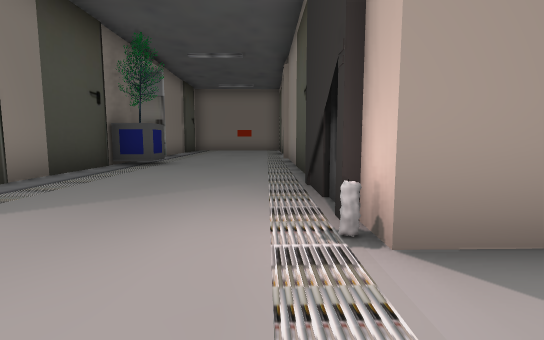
View 1 (above)

16 first-person views from a walk through a 3-D level made in the Unity game engine. The camera is 1.2 m above the floor, tilts 6° down and sees 85° across. Doors are open. The floor is counted in squares, 2 m on a side. Each view is taken from the middle of a square. On the plan, view 1 faces up. The plan holds only what a view shows up to about 9 squares ahead; the rest is blank. The place goes on beyond the plan. Some surface patterns are stand-ins.

View 2
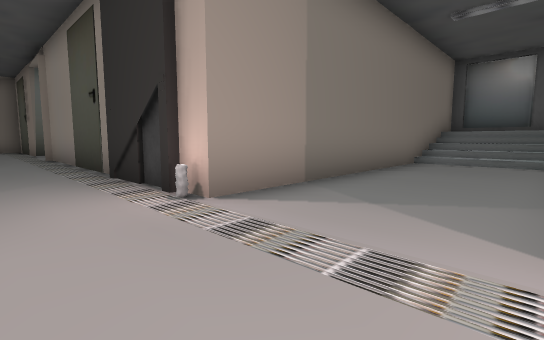

View 3
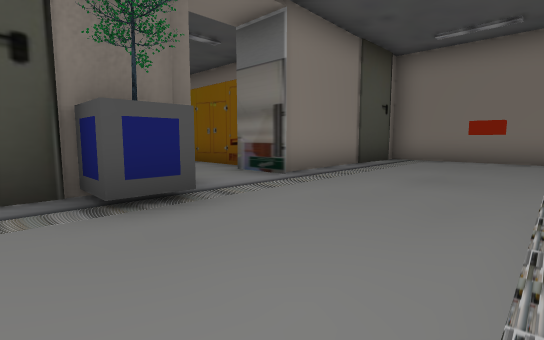

View 4
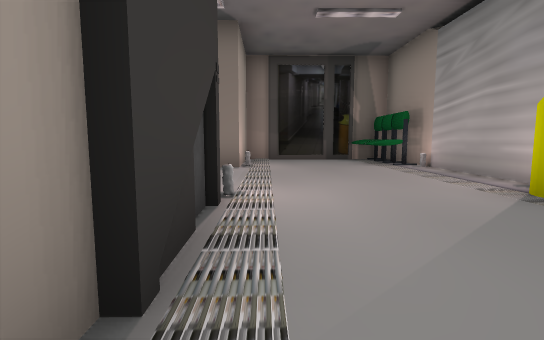

View 5
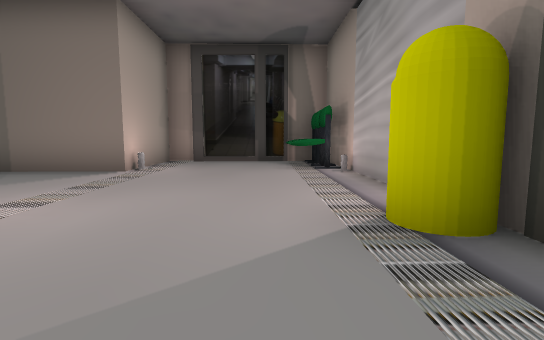

View 6
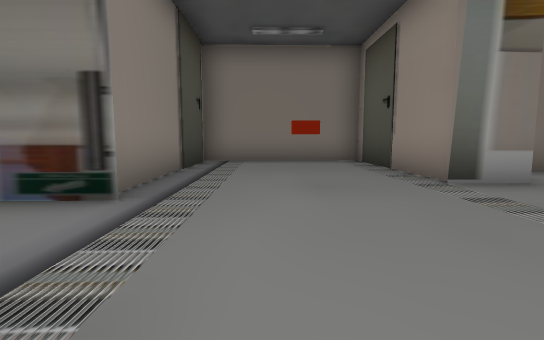

View 7
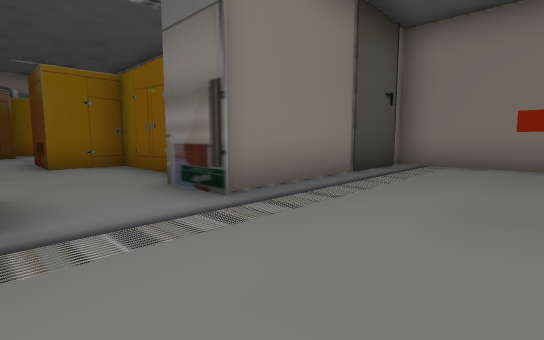

View 8
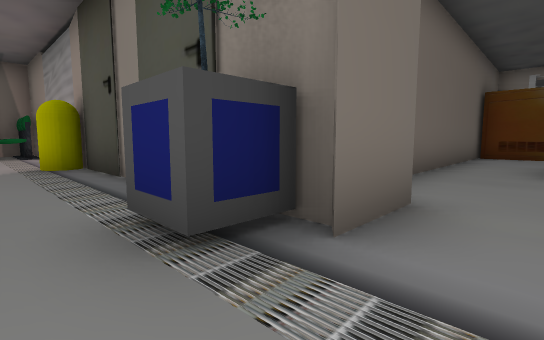

View 9
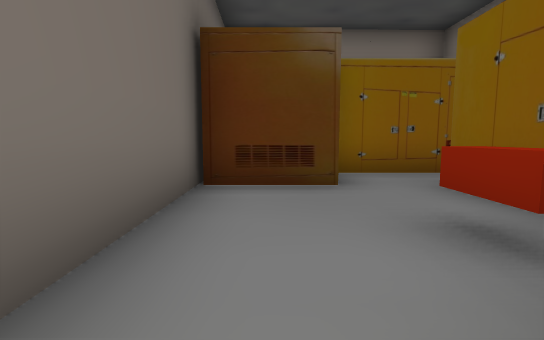

View 10
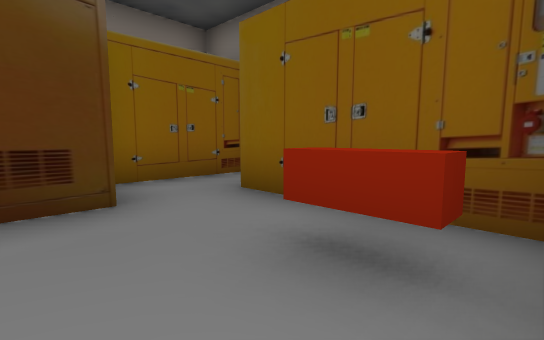

View 11
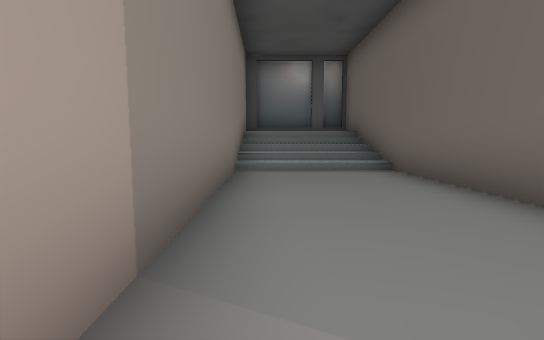

View 12
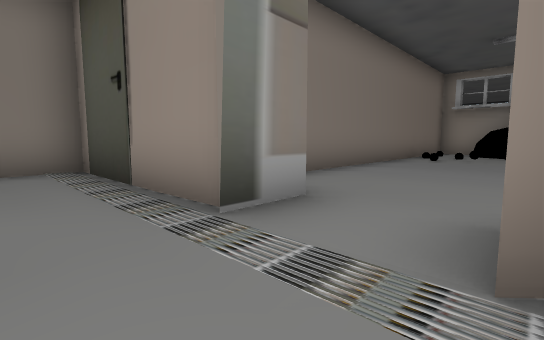

View 13
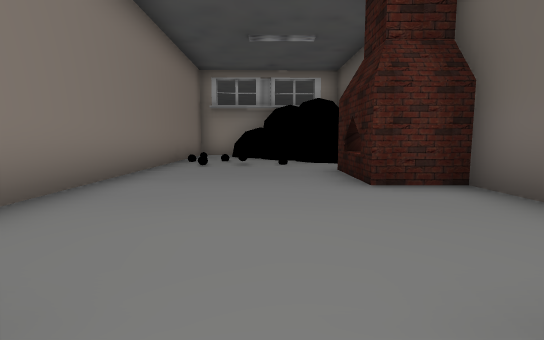

View 14
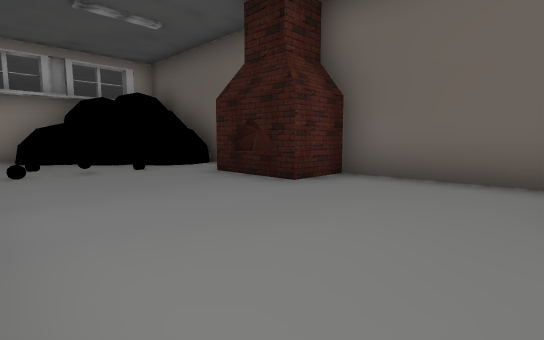

View 15
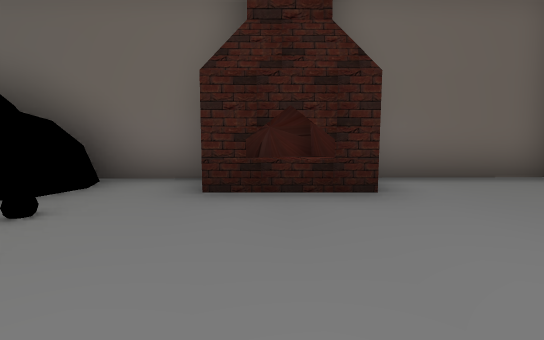

View 16
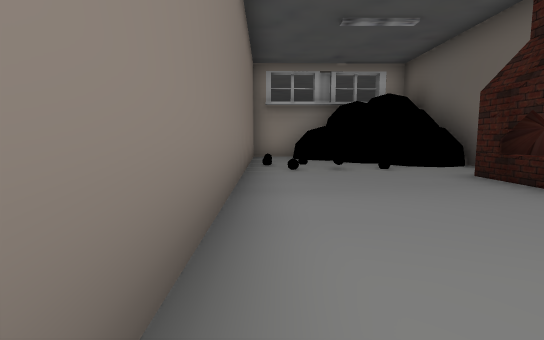

### Floor plan
Key: @ floor where view 1 was taken; # wall or solid block; . main floor; : floor 1.5 m higher than the main floor; / step, stairs or slope; D open door; v drop or lower ground; T tree; C candle; O other object.
Columns run from 15 left of view 1 to 11 right of it. Each row starts with its distance up from view 1.
 16             #####
 15            ##...#
 14            #..O.#
 13            #....##########
 12 ###        #....#.......
 11 #.#### #####...D#.......
 10 #..... #...#...D.......
  9 #...O.##...D....#.......
  8   #........D....#...##..##
  7   ##########T...#########
  6            #....#
  5            #....#
  4            #....#
  3            #....#
  2            ##..C###########
  1            #..........////#
  0            #...@......///v
 -1            #..........///:#
 -2            #O...##########
 -3            ##...#
 -4            ######

Where each view was taken, in squares from view 1:
view 1: 0 up, 0 right, facing up
view 2: 1 down, 1 left, facing up-right
view 3: 6 up, 0 right, facing up-left
view 4: 5 up, 0 right, facing down
view 5: 4 up, 2 left, facing down
view 6: 7 up, 2 left, facing up
view 7: 8 up, 1 left, facing up-left
view 8: 9 up, 2 left, facing down-left
view 9: 8 up, 9 left, facing left
view 10: 8 up, 10 left, facing up-left
view 11: 1 up, 1 right, facing right
view 12: 9 up, 1 left, facing up-right
view 13: 10 up, 1 right, facing right
view 14: 12 up, 2 right, facing down-right
view 15: 12 up, 6 right, facing down
view 16: 12 up, 2 right, facing right
